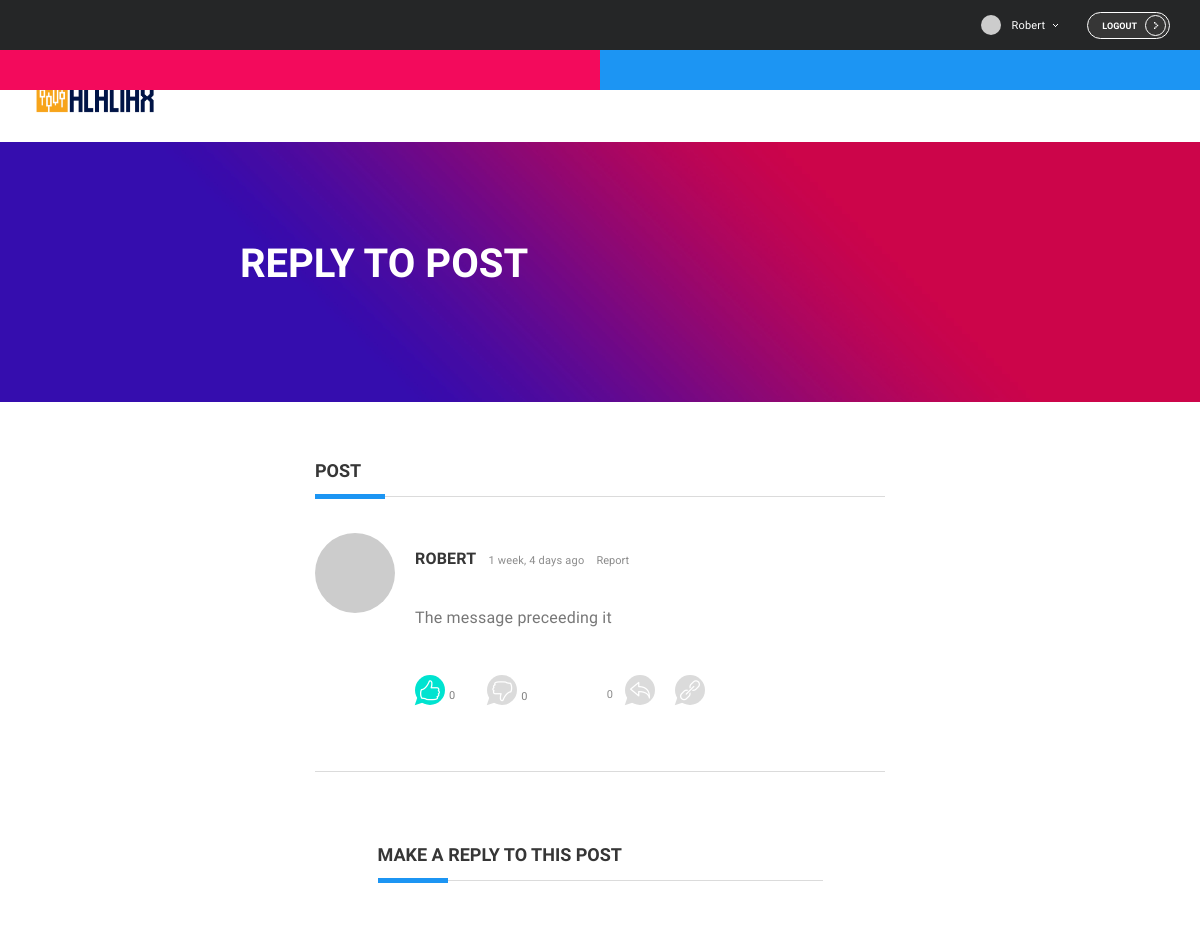
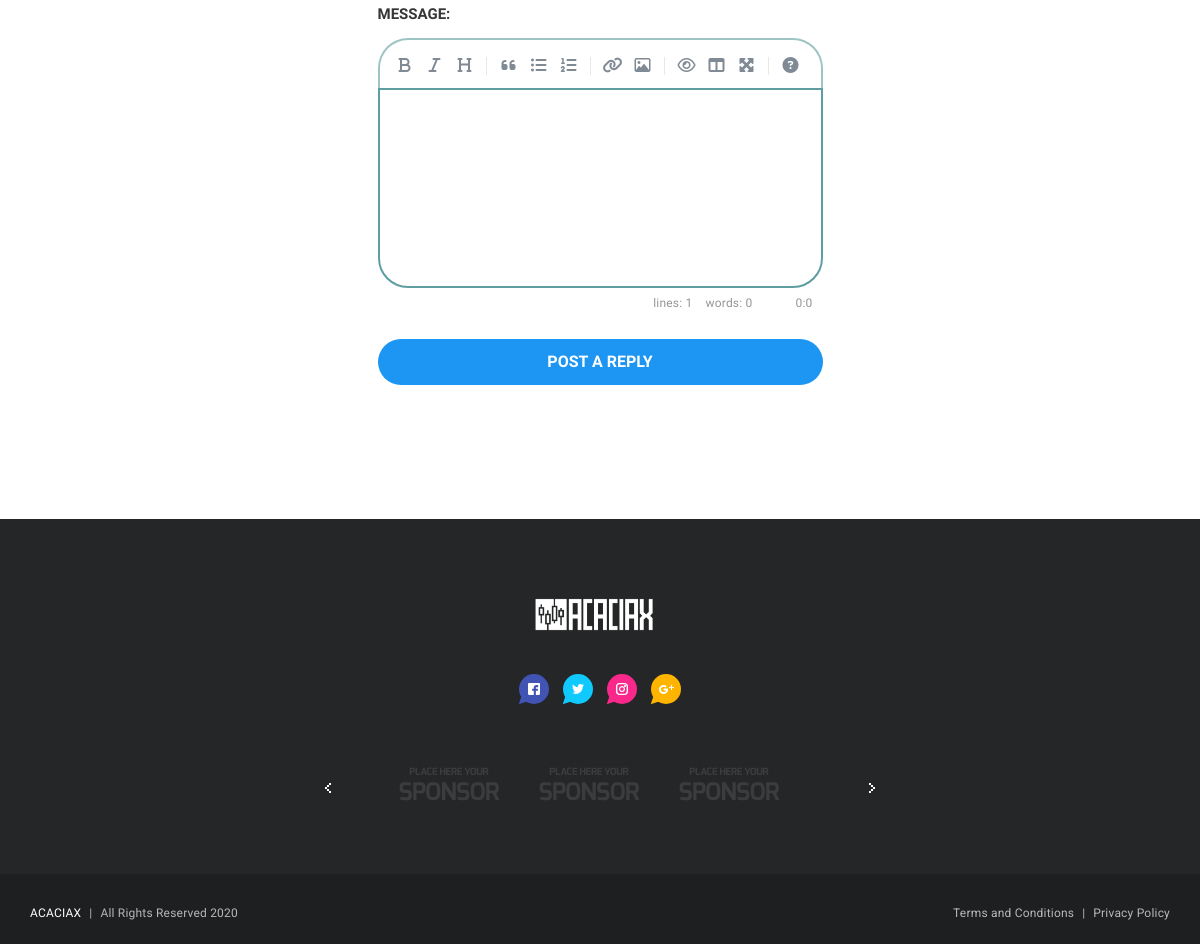
The app's page /forum/1/topics/16/posts/35/reply/ (signed in) with its own data (2 pictures, top to bottom).
### forum/models.py (models this page shows, shortened)
class Post(models.Model):
    message = models.TextField(max_length=4000)
    topic = models.ForeignKey(Topic, related_name='posts', on_delete=models.CASCADE)
    created_at = models.DateTimeField(auto_now_add=True)
    updated_at = models.DateTimeField(null=True)
    created_by = models.ForeignKey(User, related_name='posts', on_delete=models.CASCADE)
    updated_by = models.ForeignKey(User, null=True, related_name='+', on_delete=models.CASCADE)
    likes= models.IntegerField(default=0)
    dislikes= models.IntegerField(default=0)
    def get_message_as_markdown(self):
        return mark_safe(markdown(self.message, safe_mode='escape'))

### forum/views.py (the view)
# urls.py: re_path(r'^forum/(?P<pk>\d+)/topics/(?P<topic_pk>\d+)/posts/(?P<post_pk>\d+)/reply/$', views.reply_post, name='reply_post'),
@login_required
def reply_post(request, pk, topic_pk, post_pk):
    post = get_object_or_404(Post, pk=post_pk)
    if request.method == 'POST':
        form = CommentForm(request.POST)
        if form.is_valid():
            comment = form.save(commit=False)
            comment.post = post
            comment.created_by = request.user
            comment.save()
            topic_url = reverse('topic_posts', kwargs={'pk': pk, 'topic_pk': topic_pk})
            topic_post_url = '{url}?page={page}#{id}'.format(
                url=topic_url,
                id=post.pk,
                page=post.get_page_count()
            )
            return redirect(topic_post_url)
    else:
        form = CommentForm()
    return render(request, 'reply_post.html', {'post':post, 'form':form})

### forum/templatetags/form_tags.py (called while the page is built)
@register.filter
def input_class(bound_field):
    css_class = 'bder-cstm-clr'
    if bound_field.form.is_bound:
        if bound_field.errors:
            css_class = 'is-invalid'
        elif field_type(bound_field) != 'PasswordInput':
            css_class = 'is-valid'
    return 'form-control {}'.format(css_class)

### forum/templatetags/gravatar.py (called while the page is built)
@register.filter
def gravatar(user):
    email = user.email.lower().encode('utf-8')
    default = 'mm'
    size = 256
    url = 'https://www.gravatar.com/avatar/{md5}?{params}'.format(
        md5=hashlib.md5(email).hexdigest(),
        params=urlencode({'d': default, 's': str(size)})
    )
    return url

### templates/reply_post.html (shortened to what this page needs)
{% extends 'base.html' %}
{% load static %}
{% load gravatar %}
{% load humanize %}
{% block stylesheet %}
  <link rel="stylesheet" href="{% static 'css/simplemde.min.css' %}">
{% endblock %}
{% block content_reply_comment %}
  <div class="banner-wrap game-review">
    <div class="banner grid-limit cstm-width-60">
      <h2 class="banner-title text-left">Reply to post</h2>
    </div>
  </div>
  <div class="layout-content-full grid-limit">
    <div class="grid2-1col centered">
      <div id="op-comments" class="post-comment-thread">
        <div class="section-title-wrap blue">
          <h2 class="section-title medium">Post</h2>
          <div class="section-title-separator"></div>
        </div>
        <div class="post-comment">
          <figure class="user-avatar medium liquid">
          </figure>
          <p class="post-comment-username">{{ post.created_by }}</p>
          <p class="post-comment-timestamp">{{ post.created_at|naturaltime }}</p>
          <a href="#" class="report-button">Report</a>
          <p class="post-comment-text">{{ post.get_message_as_markdown }}</p>
<br><br>
            <div class="topic-comment-actions">
              <div class="topic-actions">
                <div class="topic-action">
                  <a href="#0" onClick="document.getElementById('likebutton').submit()">
                    <div class="topic-action-icon bubble-ornament cyan">
                      <i class="icon-like like-icon"></i>
                    </div>
                    <span class="client-reaction">0</span>
                  </a>
                </div>
                <div class="topic-action">
                 <a href="#0" onClick="document.getElementById('dislikebutton').submit()">
                    <div class="topic-action-icon bubble-ornament hoverable red">
                      <i class="icon-dislike dislike-icon"></i>
                    </div>
                    <span class="client-reaction">0</span>
                 </a>
                </div>
                <div style="margin-left: 10%;" class="topic-action inverted">
                  <div class="topic-action-icon bubble-ornament hoverable blue">
                    <a href="#0">
                      <i class="icon-action-undo reply-icon"></i>
                    </a>
                  </div>
                  <p class="topic-action-text">{{ post.comments.count }}</p>
                </div>
                <div class="topic-action">
                  <div class="topic-action-icon bubble-ornament hoverable black">
                    <i class="icon-link share-icon"></i>
                  </div>
                </div>
              </div>
            </div>
        </div>
      </div>
      <div id="tab-new-topic" class="tab-wrap">
        <div class="tab-body">
          <div class="tab-item">
            <div class="form-box">
              <div class="section-title-wrap blue">
                <h2 class="section-title medium">Make a reply to this post</h2>
                <div class="section-title-separator"></div>
              </div>
              <form method="post">
			    {% include 'includes/form.html' %}
			    <button type="submit" class="button blue full">Post a reply</button>
			  </form>
            </div>
          </div>
        </div>
      </div>
    </div>
  </div>
{% endblock content_reply_comment %}

### templates/navbar/navbar.html (shortened to what this page needs)
{% load static %}
{% load gravatar %}
  <div class="header-wrap">
    <div class="header grid-limit">
      <div class="widget-selectables float_right">
        {% if user.is_authenticated %}
        <div class="widget-options-wrap">
          <div id="account-dropdown-trigger" class="current-option">
            <div class="current-option-value">
              <img class="widget-option-img user-avatar micro" src="{{ user|gravatar }}" alt="avatar-01">
              <p class="widget-option-text cstm-camel-case">{{ user.username }}</p>
            </div>
            <svg class="arrow-icon">
              <use xlink:href="#svg-arrow"></use>
            </svg>
          </div>
        </div>
        <a href="{% url 'logout' %}" class="button tiny hidden-xs logout-btn log-button">
            Logout
            <div class="button-ornament cstm-btn-ornament">
              <svg class="arrow-icon">
                <use xlink:href="#svg-arrow"></use>
              </svg>
            </div>
          </a>
        {% endif %}
      </div>
    </div>
  </div>
  <nav class="navigation-wrap void">
    <div class="navigation grid-limit">
      <div class="logo">
        <a href="{% url 'home' %}">
          <figure class="logo-img">
              <img src="{% static 'img/acaciax/logo/full-logo.png' %}" alt="Logo">
          </figure>
        </a>
      </div>
    </div>
  </nav>

### static/css/custom_css.css (style rules this page uses)
.header { display: inherit; }
.float_right { float: right; }
html { scroll-behavior: smooth; }
span { font-family: "Exo",sans-serif!important; letter-spacing: 0.2px; }
p { font-size: 1.0em; padding-top: 8px; font-family: "Exo",sans-serif!important; letter-spacing: 0.2px; }
.client-reaction { font-size: 11px; color: gray; }
.bubble-ornament .heart-icon, .bubble-ornament .like-icon, .bubble-ornament .dislike-icon { font-size: 20px; }
.bubble-ornament .reply-icon, .bubble-ornament .share-icon { font-size: 20px; }
.widget-options-wrap .current-option-value .widget-option-text { line-height: 35px; }
.logout-btn { border:1px solid #fff; }
.cstm-btn-ornament { background-color: transparent!important; border: 1px solid #fff; top: 2px!important; }
.cstm-btn-ornament .arrow-icon { top: 6px!important; left: 8px!important; width: 5px; height: 7px; }
.button.full { font-size: 16px; margin-top: 20px; }
.cstm-camel-case { text-transform: capitalize; }
.text-left { text-align: left!important; }
.cstm-width-60 { width: 60%; }
.section-title-wrap .section-title-separator:before { height: 5px; }
label { font-size: 15px; font-weight: 700; padding-top: 25px; }
.header .widget-selectables:last-child .widget-options-wrap { display: unset; }
.header .widget-selectables .widget-option-img { display: unset; }
.logo .logo-img { width: 130px }
.form-box { padding: 34px 0px; max-width: 445px; }

### records on screen
Post: created_by "ROBERT", created_at "1 week, 4 days ago", get_message_as_markdown "The message preceeding it", comments.count "0"

### other values on screen
{{ user.username }} "Robert"
{{ field.label_tag }} "MESSAGE:"
